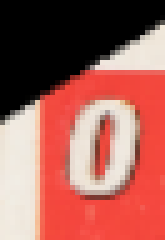
#> input picture templates/raw/0/L1000784_center_BR.png, 33 x 48 px (shown 5 times larger); its folder holds only this picture in this run
$ python rebuild_templates.py ../templates/raw/0/L1000784_center_BR.png
#> lines starting #> are read from the running program, lines starting #| are printed output that depends on the picture; after the words box and inside, x2 and y2 are one past the last pixel; in counts of white or black regions, pixels touching at a corner belong together
### src/template_builder.py
from __future__ import annotations

import csv
import os
from typing import Optional

import cv2
import numpy as np

from src.card_detection import detect_cards
from src.card_classification import _corner_patch, _white_mask

_CSV_KEYS = {
    'p1': 'player_1_cards',
    'p2': 'player_2_cards',
    'p3': 'player_3_cards',
    'p4': 'player_4_cards',
    'center': 'center_card',
}

_REGIONS = {
    'p3':     lambda H, W: (slice(0,          H // 3),       slice(W // 4,     3 * W // 4)),
    'p4':     lambda H, W: (slice(H // 4,     3 * H // 4),   slice(0,          W // 4)),
    'p2':     lambda H, W: (slice(H // 4,     3 * H // 4),   slice(3 * W // 4, W)),
    'p1':     lambda H, W: (slice(2 * H // 3, H),            slice(W // 4,     3 * W // 4)),
    'center': lambda H, W: (slice(H // 3,     2 * H // 3),   slice(W // 3,     2 * W // 3)),
}


# [75 lines left out: functions _gt_value, build_templates, not called in this run]


def build_templates_from_raw(raw_dir: str) -> dict[str, np.ndarray]:
    """
    Rebuild averaged templates from curated PNG patches in raw_dir/<value>/*.png.
    Delete bad patches from the directory before calling this to exclude them.
    """
#> called with raw_dir = 'templates/raw'
    templates = {}
    counts = {}
    for value in sorted(os.listdir(raw_dir)):
        value_dir = os.path.join(raw_dir, value)
        if not os.path.isdir(value_dir):
            continue
        masks = []
        for fname in sorted(os.listdir(value_dir)):
            if fname.endswith('.png'):
                patch = cv2.imread(os.path.join(value_dir, fname))
#> patch is the input picture: shape (48, 33, 3); mean B, G, R 88, 96, 163.5
                if patch is not None:
                    masks.append(_white_mask(patch))
#> in _white_mask, `above = (patch[:, :, 0] > _WHITE_THRESH) & \ (patch[:, :, 1] > _WHITE_..`:
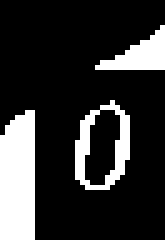
#> above: shape (48, 33) bool (shown 5 times larger); 19.8% white; 3 white regions, box (x1, y1, x2, y2) and area: (0, 22, 7, 48) 170, (15, 20, 26, 38) 80, (19, 5, 33, 14) 63
        if masks:
            templates[value] = np.mean(masks, axis=0)
            counts[value] = len(masks)
#> pass 2 of the loop in build_templates_from_raw, `for value in sorted(os.listdir(raw_dir)):`:
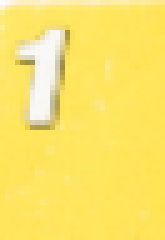
#> input picture templates/raw/1/L1000770_center_TL.png, 33 x 48 px (shown 5 times larger)
#> in build_templates_from_raw, patch is the input picture: shape (48, 33, 3); mean B, G, R 104.9, 228.6, 251.9
#> in _white_mask (call 2), `above = (patch[:, :, 0] > _WHITE_THRESH) & \ (patch[:, :, 1] > _WHITE_..`:
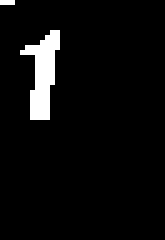
#> above: shape (48, 33) bool (shown 5 times larger); 4.9% white; 2 white regions (1 under 20 px), largest, box (x1, y1, x2, y2) and area: (4, 6, 12, 24) 74
    print('[build_templates_from_raw] Rebuilt templates: '
          + ', '.join(f'{v}({n})' for v, n in sorted(counts.items())))
#| [build_templates_from_raw] Rebuilt templates: 0(1), 1(1)
    return templates

### src/card_classification.py
from __future__ import annotations

import os

import cv2
import numpy as np

# ---------------------------------------------------------------------------
# Constants
# ---------------------------------------------------------------------------

_CORNER_H_OUTER = 55   # rows 0:55 of the warped card
_CORNER_W_OUTER = 40   # cols 0:40 of the warped card
_BORDER = 7            # skip the white card border
# Effective template size: (48, 33)
_CORNER_H = _CORNER_H_OUTER - _BORDER
_CORNER_W = _CORNER_W_OUTER - _BORDER

_WHITE_THRESH = 210    # all B,G,R channels must exceed this to count as white

_COLOR_PREFIX = {'red': 'r', 'yellow': 'y', 'green': 'g', 'blue': 'b'}
_DARK_VALUES = {'wild', 'draw_4'}


# ---------------------------------------------------------------------------
# Corner extraction helpers (also used by template_builder)
# ---------------------------------------------------------------------------

def _white_mask(patch: np.ndarray) -> np.ndarray:
    """BGR patch -> float32 binary mask (1.0 where all channels > _WHITE_THRESH)."""
    above = (patch[:, :, 0] > _WHITE_THRESH) & \
            (patch[:, :, 1] > _WHITE_THRESH) & \
            (patch[:, :, 2] > _WHITE_THRESH)
    return above.astype(np.float32)


# [10 lines left out: function _corner_patch, not called in this run]


def _extract_corner(card_img: np.ndarray, corner: str = 'TL') -> np.ndarray:
    """Return a (_CORNER_H, _CORNER_W) float32 binary white-pixel mask."""
    return _white_mask(_corner_patch(card_img, corner))


# ---------------------------------------------------------------------------
# Template building from labeled_cards/
# ---------------------------------------------------------------------------

# [30 lines left out: function build_templates_from_labeled, not called in this run]


# ---------------------------------------------------------------------------
# Template persistence
# ---------------------------------------------------------------------------

def save_templates(templates: dict[str, np.ndarray], directory: str) -> None:
    """Save each template as <directory>/<value>.npy."""
    os.makedirs(directory, exist_ok=True)
    for value, tmpl in templates.items():
        np.save(os.path.join(directory, f'{value}.npy'), tmpl)


# [60 lines left out: functions load_templates, _match_score, classify_card, not called in this run]

### src/rebuild_templates.py
"""
Reconstruit les templates depuis les patches bruts (après curation manuelle).

Usage:
    python src/rebuild_templates.py              # rebuild depuis templates/raw/
    python src/rebuild_templates.py --save-raw   # rebuild ET re-génère les patches bruts

Pour la première fois (générer les patches):
    python src/rebuild_templates.py --save-raw
"""

import sys
import os

_PROJECT_ROOT = os.path.dirname(os.path.dirname(os.path.abspath(__file__)))
sys.path.insert(0, _PROJECT_ROOT)
os.chdir(_PROJECT_ROOT)

from src.template_builder import build_templates, build_templates_from_raw
from src.card_classification import save_templates

DATA_DIR      = "iapr-26-uno-vision-challenge/train_images"
CSV_PATH      = "iapr-26-uno-vision-challenge/train.csv"
TEMPLATES_DIR = "templates"
RAW_DIR       = "templates/raw"
SAT_LO        = 80
VAL_LO        = 120

if __name__ == "__main__":
    save_raw = "--save-raw" in sys.argv

    if save_raw or not os.path.isdir(RAW_DIR) or not os.listdir(RAW_DIR):
        print("Construction des templates + sauvegarde des patches bruts...")
        templates = build_templates(
            CSV_PATH, DATA_DIR,
            sat_lo=SAT_LO, val_lo=VAL_LO,
            raw_dir=RAW_DIR,
        )
    else:
        print(f"Reconstruction depuis les patches curés dans {RAW_DIR!r}...")
        templates = build_templates_from_raw(RAW_DIR)
#> templates = 2 items

    save_templates(templates, TEMPLATES_DIR)
#> the loop in save_templates, `for value, tmpl in templates.items():` made 2 passes
#> value on passes 1 to 2: '0', '1'
    print(f"Templates sauvegardés dans {TEMPLATES_DIR!r}: {sorted(templates.keys())}")
#| Templates sauvegardés dans 'templates': ['0', '1']
